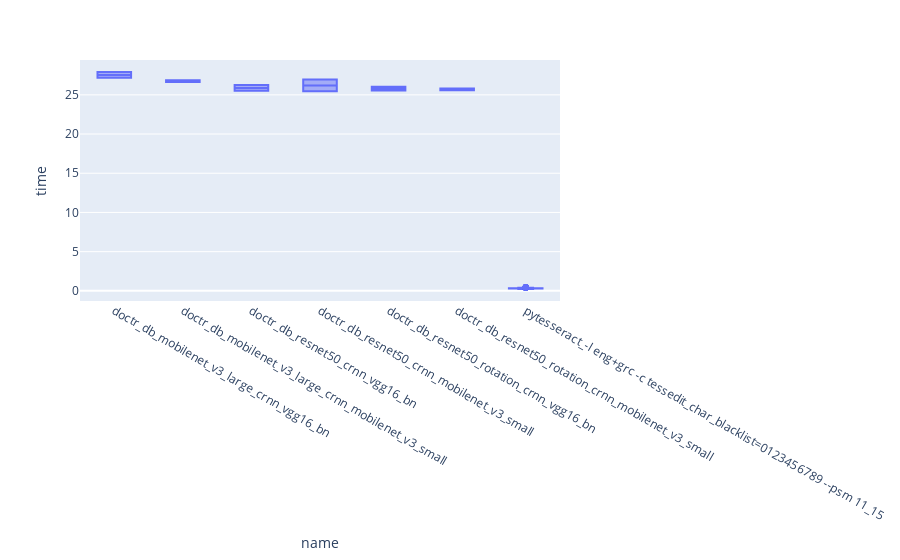

Write notebook code for a chart like this one.
### Code cell
px.box(df, x="name", y="time")#, x="name")

### Figure 1 — Plotly figure (JSON) as saved in the notebook; plotly's stock layout.template omitted (floating-point values rounded to 4 significant figures; data arrays with more than 128 entries replaced by an {"elided": "..."} marker saying what was removed)
{"data": [{"alignmentgroup": "True", "hovertemplate": "name=%{x}<br>time=%{y}<extra></extra>", "legendgroup": "", "marker": {"color": "#636efa"}, "name": "", "notched": false, "offsetgroup": "", "orientation": "v", "showlegend": false, "type": "box", "x": {"elided": "712 str values"}, "x0": " ", "xaxis": "x", "y": {"elided": "712 float values"}, "y0": " ", "yaxis": "y"}], "layout": {"boxmode": "group", "legend": {"tracegroupgap": 0}, "margin": {"t": 60}, "xaxis": {"anchor": "y", "domain": [0, 1], "title": {"text": "name"}}, "yaxis": {"anchor": "x", "domain": [0, 1], "title": {"text": "time"}}}}
